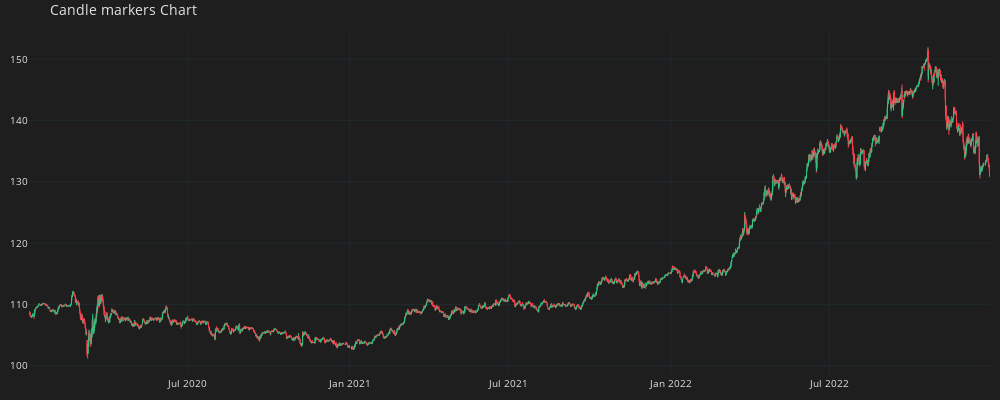

Notebook source saved alongside this figure:
### Code cell
plot_candles(df)

### Figure 1 — Plotly figure (JSON) as saved in the notebook; plotly's stock layout.template omitted (floating-point values rounded to 4 significant figures; data arrays with more than 128 entries replaced by an {"elided": "..."} marker saying what was removed)
{"data": [{"close": {"elided": "4675 float values"}, "decreasing": {"fillcolor": "#CC2E3C", "line": {"color": "#FF3A4C"}}, "high": {"elided": "4675 float values"}, "increasing": {"fillcolor": "#24A06B", "line": {"color": "#2EC886"}}, "line": {"width": 1}, "low": {"elided": "4675 float values"}, "opacity": 1, "open": {"elided": "4675 float values"}, "type": "candlestick", "x": {"elided": "4675 str values"}}], "layout": {"font": {"color": "#e1e1e1", "size": 10}, "height": 400, "margin": {"b": 10, "l": 10, "r": 10, "t": 30}, "paper_bgcolor": "#1e1e1e", "plot_bgcolor": "#1e1e1e", "title": {"text": "Candle markers Chart"}, "width": 1000, "xaxis": {"fixedrange": true, "gridcolor": "#1f292f", "rangebreaks": [{"bounds": ["sat", "mon"]}], "rangeslider": {"visible": false}, "showgrid": true}, "yaxis": {"gridcolor": "#1f292f", "showgrid": true}}}
